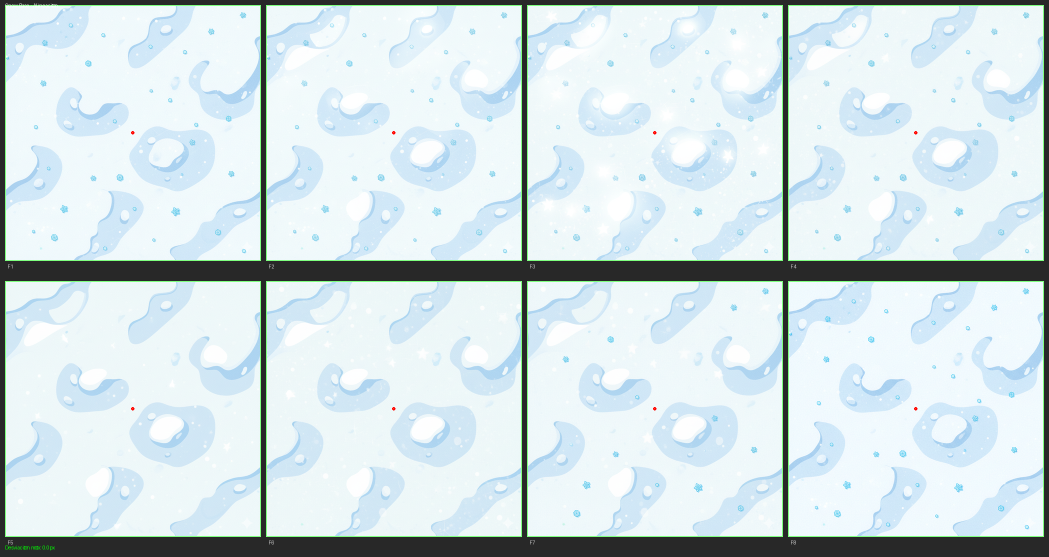
#> input picture utils/alignment_verification/base_alignment.png, 2098 x 1114 px (shown at 1/2 size)
$ python remove_background_preserve_alpha.py alignment_verification/base_alignment.png out.png
#> lines starting #> are read from the running program, lines starting #| are printed output that depends on the picture
#> in process_spritesheet, img is the input picture: PIL image 2098x1114 RGBA; mean R, G, B, A 207.4, 222.7, 224.3, 253.2
#|   Input size: 2098x1114
#!/usr/bin/env python3
"""
Remove background from AI-generated sprites while preserving semi-transparency.
Works best with solid or gradient backgrounds (gray, white, etc.)

Usage:
    python remove_background_preserve_alpha.py input.png output.png [--bg-color HEX] [--tolerance N]

Examples:
    python remove_background_preserve_alpha.py chatgpt_void.png void_clean.png
    python remove_background_preserve_alpha.py chatgpt_void.png void_clean.png --bg-color 808080
    python remove_background_preserve_alpha.py chatgpt_void.png void_clean.png --tolerance 40
"""

import numpy as np
from PIL import Image
import argparse
import sys
from pathlib import Path


def detect_background_color(img_array: np.ndarray) -> np.ndarray:
    """
    Detect background color by sampling corners and edges.
    Returns the most common color found in those regions.
    """
    h, w = img_array.shape[:2]
#> h = 1114; w = 2098

    # Sample regions: corners and edge centers
    sample_size = max(5, min(w, h) // 20)
#> sample_size = 55

    samples = []

    # Four corners
    corners = [
        (0, 0),  # top-left
        (0, w - sample_size),  # top-right
        (h - sample_size, 0),  # bottom-left
        (h - sample_size, w - sample_size),  # bottom-right
    ]

    for y, x in corners:
        region = img_array[y:y+sample_size, x:x+sample_size, :3]
        samples.extend(region.reshape(-1, 3).tolist())
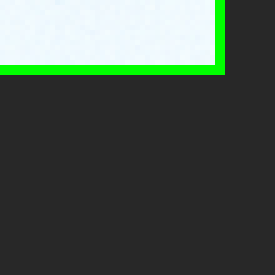
#> region: shape (55, 55, 3) (shown 5 times larger); mean of channels 0, 1, 2 75.4, 86.9, 78; drawn as R, G, B
#> after the loop, samples = 12100 items, first 6: [40, 40, 40], [40, 40, 40], [40, 40, 40], [40, 40, 40], [40, 40, 40], [40, 40, 40]

    # Edge centers
    edge_samples = [
        (0, w//2 - sample_size//2),  # top center
        (h - sample_size, w//2 - sample_size//2),  # bottom center
        (h//2 - sample_size//2, 0),  # left center
        (h//2 - sample_size//2, w - sample_size),  # right center
    ]

    for y, x in edge_samples:
        region = img_array[y:y+sample_size, x:x+sample_size, :3]
        samples.extend(region.reshape(-1, 3).tolist())
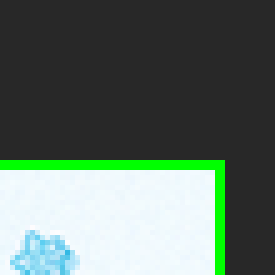
#> region: shape (55, 55, 3) (shown 5 times larger); mean of channels 0, 1, 2 95.4, 111, 101.7; drawn as R, G, B
#> after the loop, samples = 24200 items

    # Find median color (more robust than mean)
    samples = np.array(samples)
    bg_color = np.median(samples, axis=0).astype(np.uint8)
#> bg_color = [40, 40, 40]

    print(f"  Detected background color: RGB({bg_color[0]}, {bg_color[1]}, {bg_color[2]}) = #{bg_color[0]:02X}{bg_color[1]:02X}{bg_color[2]:02X}")
#|   Detected background color: RGB(40, 40, 40) = #282828

    return bg_color


def remove_background_preserve_alpha(
    img: Image.Image,
    bg_color: np.ndarray = None,
    tolerance: int = 30,
    edge_softness: int = 10
) -> Image.Image:
    """
    Remove background while preserving semi-transparency at edges.

    Args:
        img: Input PIL Image
        bg_color: Background color as RGB array. If None, auto-detect.
        tolerance: Color difference threshold for considering a pixel as background
        edge_softness: How much to soften edges (gradient range)

    Returns:
        PIL Image with transparent background
    """
    # Convert to RGBA
    img = img.convert('RGBA')
    img_array = np.array(img, dtype=np.float32)

    # Auto-detect background if not provided
    if bg_color is None:
        bg_color = detect_background_color(img_array.astype(np.uint8))
#> bg_color = [40, 40, 40]

    bg_color = np.array(bg_color, dtype=np.float32)

    # Calculate color distance from background for each pixel
    rgb = img_array[:, :, :3]

    # Use weighted Euclidean distance (human perception)
    weights = np.array([0.299, 0.587, 0.114])  # Luminance weights
    diff = rgb - bg_color
    weighted_diff = diff * np.sqrt(weights)
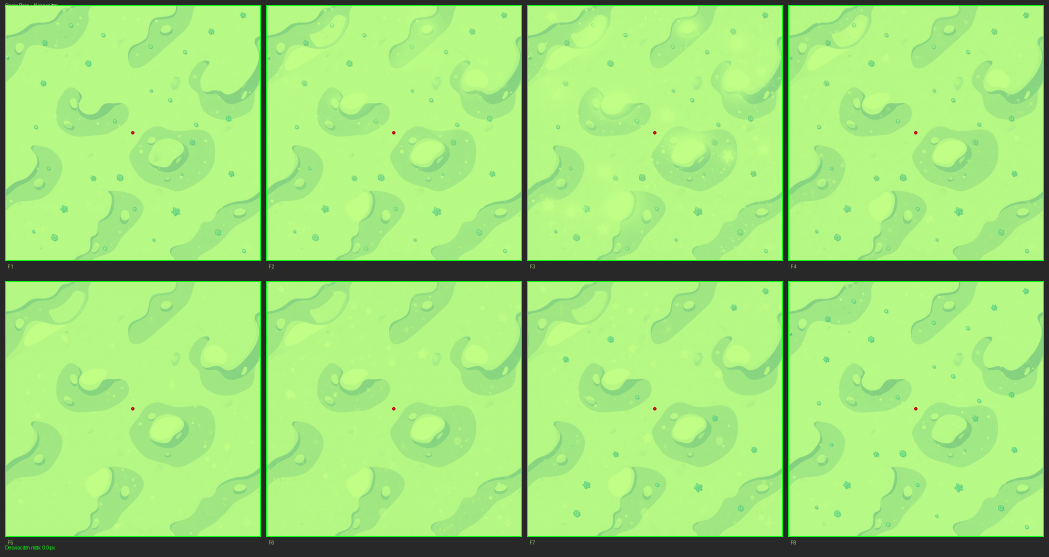
#> weighted_diff: shape (1114, 2098, 3) float64 (shown at 1/2 size); mean R, G, B 91.6, 139.9, 62.2; drawn with min black and max white
    color_distance = np.sqrt(np.sum(weighted_diff ** 2, axis=2))
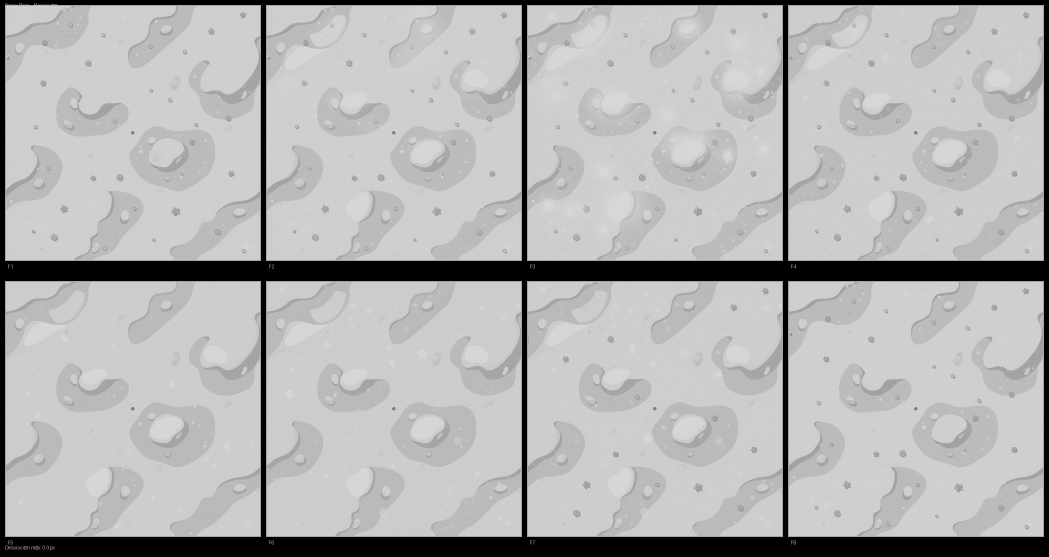
#> color_distance: shape (1114, 2098) float64 (shown at 1/2 size); min 0, max 215, mean 179.3

    # Calculate alpha based on color distance
    # Pixels close to bg_color become transparent, distant pixels stay opaque
    alpha_from_distance = np.clip(
        (color_distance - tolerance) / edge_softness,
        0, 1
    )

    # Also consider original luminance/saturation
    # Brighter/more saturated pixels in the effect should stay more opaque
    luminance = np.sum(rgb * weights, axis=2)
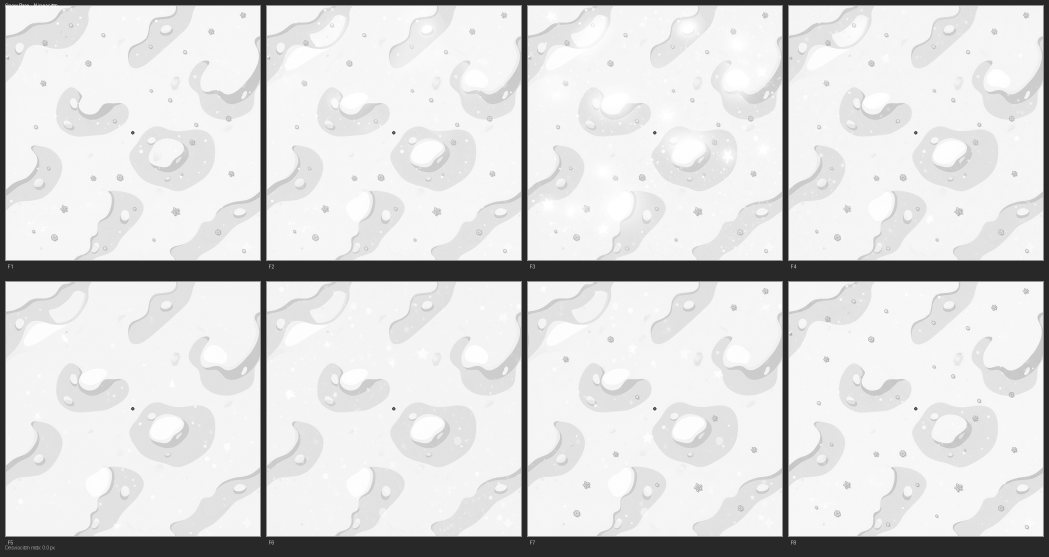
#> luminance: shape (1114, 2098) float64 (shown at 1/2 size); min 40, max 255, mean 218.3
    bg_luminance = np.sum(bg_color * weights)
#> bg_luminance = 40

    # For dark effects (like void), increase alpha for dark pixels
    # For bright effects, increase alpha for bright pixels
    avg_effect_luminance = np.mean(luminance[alpha_from_distance > 0.5])
#> avg_effect_luminance = 238.6

    if avg_effect_luminance < bg_luminance:
        # Dark effect on lighter background
        luminance_factor = 1 - (luminance / 255)
    else:
        # Bright effect on darker background
        luminance_factor = luminance / 255

    # Combine factors
    final_alpha = np.clip(alpha_from_distance * (0.5 + 0.5 * luminance_factor), 0, 1)

    # Apply saturation boost - more colorful pixels should be more opaque
    saturation = np.max(rgb, axis=2) - np.min(rgb, axis=2)
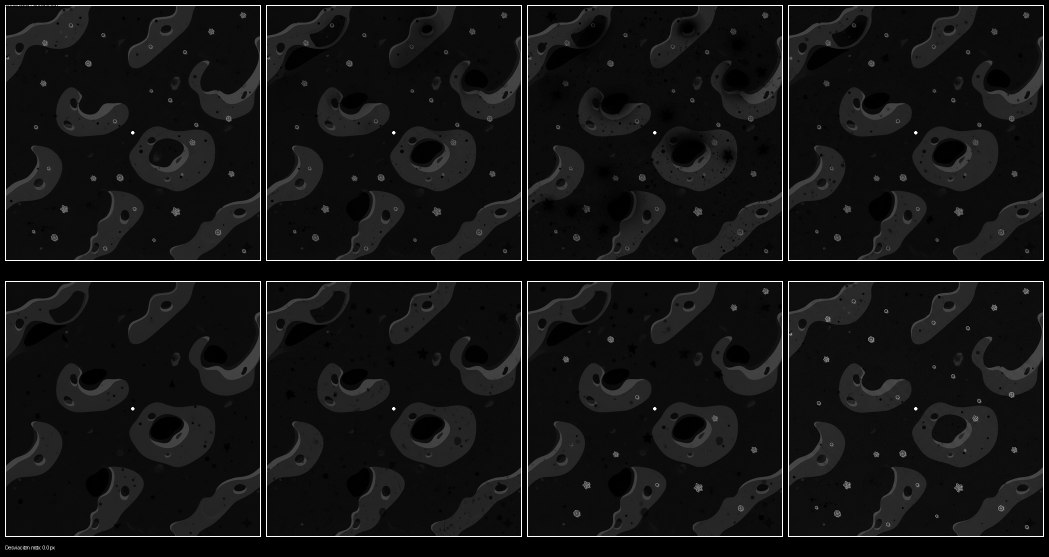
#> saturation: shape (1114, 2098) float32 (shown at 1/2 size); min 0, max 255, mean 20.5
    saturation_factor = saturation / 255
    final_alpha = np.clip(final_alpha + saturation_factor * 0.3, 0, 1)

    # Create output image
    output = img_array.copy()
    output[:, :, 3] = final_alpha * 255
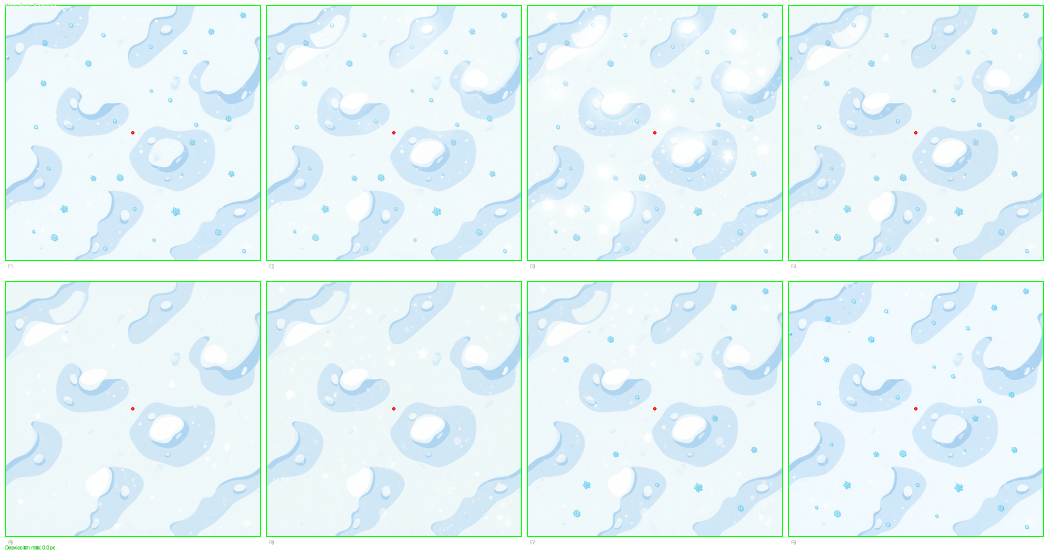
#> output: shape (1114, 2098, 4) float32 (shown at 1/2 size); mean R, G, B, A 205.2, 224.2, 227.1, 229.4; transparent parts drawn white

    # Optional: Premultiply alpha for better blending
    # output[:, :, :3] = output[:, :, :3] * (final_alpha[:, :, np.newaxis])

    return Image.fromarray(output.astype(np.uint8), 'RGBA')


def process_spritesheet(
    input_path: str,
    output_path: str,
    bg_color: np.ndarray = None,
    tolerance: int = 30,
    edge_softness: int = 10,
    frame_width: int = None,
    target_size: int = 56,
    output_frame_size: int = 64
) -> None:
    """
    Process a spritesheet: remove background and optionally resize frames.
    """
    print(f"\nProcessing: {input_path}")

    img = Image.open(input_path)
    print(f"  Input size: {img.width}x{img.height}")

    # Remove background
    clean_img = remove_background_preserve_alpha(
        img, bg_color, tolerance, edge_softness
    )

    # If frame_width specified, extract and resize frames
    if frame_width is not None:
        num_frames = img.width // frame_width
        print(f"  Detected {num_frames} frames @ {frame_width}px each")

        frames = []
        for i in range(num_frames):
            x = i * frame_width
            frame = clean_img.crop((x, 0, x + frame_width, clean_img.height))

            # Find content bounds
            bbox = frame.getbbox()
            if bbox:
                # Extract content with padding
                content = frame.crop(bbox)

                # Scale to target size while maintaining aspect ratio
                scale = min(target_size / content.width, target_size / content.height)
                new_size = (int(content.width * scale), int(content.height * scale))
                content = content.resize(new_size, Image.Resampling.LANCZOS)

                # Center in output frame
                output_frame = Image.new('RGBA', (output_frame_size, output_frame_size), (0, 0, 0, 0))
                paste_x = (output_frame_size - content.width) // 2
                paste_y = (output_frame_size - content.height) // 2
                output_frame.paste(content, (paste_x, paste_y))
                frames.append(output_frame)
            else:
                frames.append(Image.new('RGBA', (output_frame_size, output_frame_size), (0, 0, 0, 0)))

        # Combine frames
        total_width = output_frame_size * len(frames)
        output = Image.new('RGBA', (total_width, output_frame_size), (0, 0, 0, 0))
        for i, frame in enumerate(frames):
            output.paste(frame, (i * output_frame_size, 0))

        print(f"  Output: {len(frames)} frames @ {output_frame_size}x{output_frame_size}")
    else:
        output = clean_img

    # Save
    output.save(output_path)
    print(f"  Saved: {output_path}")


def hex_to_rgb(hex_color: str) -> np.ndarray:
    """Convert hex color string to RGB array."""
    hex_color = hex_color.lstrip('#')
    return np.array([int(hex_color[i:i+2], 16) for i in (0, 2, 4)])


def main():
    parser = argparse.ArgumentParser(
        description='Remove background from sprites while preserving semi-transparency'
    )
    parser.add_argument('input', help='Input image path')
    parser.add_argument('output', help='Output image path')
    parser.add_argument('--bg-color', type=str, default=None,
                        help='Background color in hex (e.g., 808080). Auto-detect if not specified.')
    parser.add_argument('--tolerance', type=int, default=30,
                        help='Color tolerance for background detection (default: 30)')
    parser.add_argument('--softness', type=int, default=15,
                        help='Edge softness/gradient range (default: 15)')
    parser.add_argument('--frame-width', type=int, default=None,
                        help='Frame width if processing spritesheet (auto-detects frames)')
    parser.add_argument('--target-size', type=int, default=56,
                        help='Target content size within frame (default: 56)')
    parser.add_argument('--output-frame-size', type=int, default=64,
                        help='Output frame size (default: 64)')

    args = parser.parse_args()

    bg_color = None
    if args.bg_color:
        bg_color = hex_to_rgb(args.bg_color)
        print(f"Using specified background color: #{args.bg_color}")

    process_spritesheet(
        args.input,
        args.output,
        bg_color=bg_color,
        tolerance=args.tolerance,
        edge_softness=args.softness,
        frame_width=args.frame_width,
        target_size=args.target_size,
        output_frame_size=args.output_frame_size
    )

    print("\nDone!")


if __name__ == '__main__':
    main()
